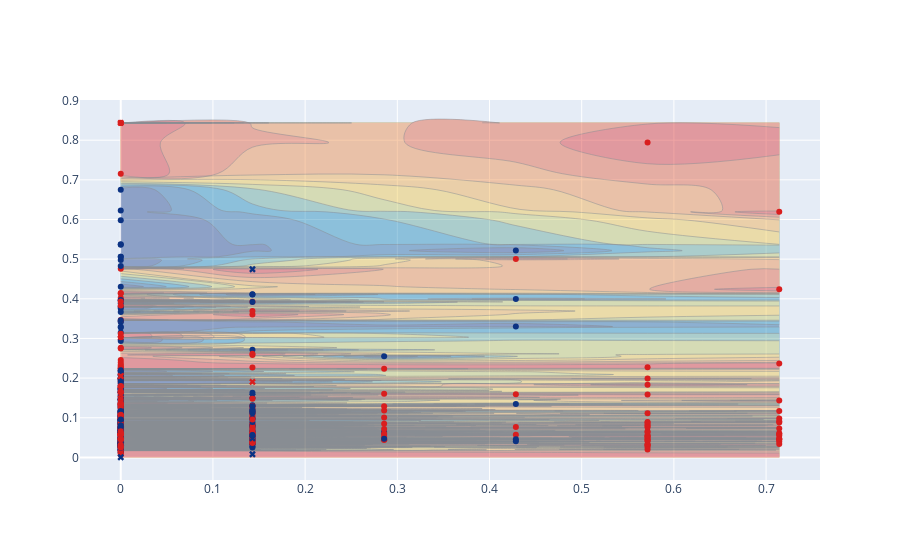

Notebook source saved alongside this figure:
### Code cell
# 5. Visualizations
from plotly.subplots import make_subplots
import plotly.graph_objects as go


df_filtered_nor_sample = df_filtered_nor.sample(500) #This randomly selects 500 rows from the normalized DataFrame

X_val = df_filtered_nor_sample.drop(['vendor_id'], axis=1)
y_val = df_filtered_nor_sample['vendor_id']


def iscorrect(x):
    return "circle" if x else "x"


iscorrectv = np.vectorize(iscorrect)
fig = make_subplots(rows=1, cols=1)

y_pred = model.predict(X_val)

fig.add_trace(go.Contour( #decision boundary 
    x=X_val['passenger_count'],
    y=X_val['Distance_KM'],
    z=y_pred,
    showscale=False,
    opacity=0.40,
    colorscale='portland'
), row=1, col=1)

fig.add_trace(go.Scatter(
    x=X_val['passenger_count'],
    y=X_val['Distance_KM'],
    mode='markers',
    marker_symbol=iscorrectv(y_val == y_pred),
    text=y_val,
    marker=dict(
        color=y_val,
        colorscale='portland'
    )
), row=1, col=1)
#the model thinks Vendor 0 should be (e.g., blue) and where Vendor 1 should be (e.g., red).
#fig.update_layout(showlegend=False)

fig.show()

### Figure 1 — Plotly figure (JSON) as saved in the notebook; plotly's stock layout.template omitted (floating-point values rounded to 4 significant figures; data arrays with more than 128 entries replaced by an {"elided": "..."} marker saying what was removed)
{"data": [{"colorscale": [[0, "rgb(12,51,131)"], [0.25, "rgb(10,136,186)"], [0.5, "rgb(242,211,56)"], [0.75, "rgb(242,143,56)"], [1, "rgb(217,30,30)"]], "opacity": 0.4, "showscale": false, "type": "contour", "x": {"elided": "500 float values"}, "xaxis": "x", "y": {"elided": "500 float values"}, "yaxis": "y", "z": {"elided": "500 int values"}}, {"marker": {"color": {"elided": "500 int values"}, "colorscale": [[0, "rgb(12,51,131)"], [0.25, "rgb(10,136,186)"], [0.5, "rgb(242,211,56)"], [0.75, "rgb(242,143,56)"], [1, "rgb(217,30,30)"]], "symbol": {"elided": "500 str values"}}, "mode": "markers", "text": {"elided": "500 int values"}, "type": "scatter", "x": {"elided": "500 float values"}, "xaxis": "x", "y": {"elided": "500 float values"}, "yaxis": "y"}], "layout": {"xaxis": {"anchor": "y", "domain": [0, 1]}, "yaxis": {"anchor": "x", "domain": [0, 1]}}}
